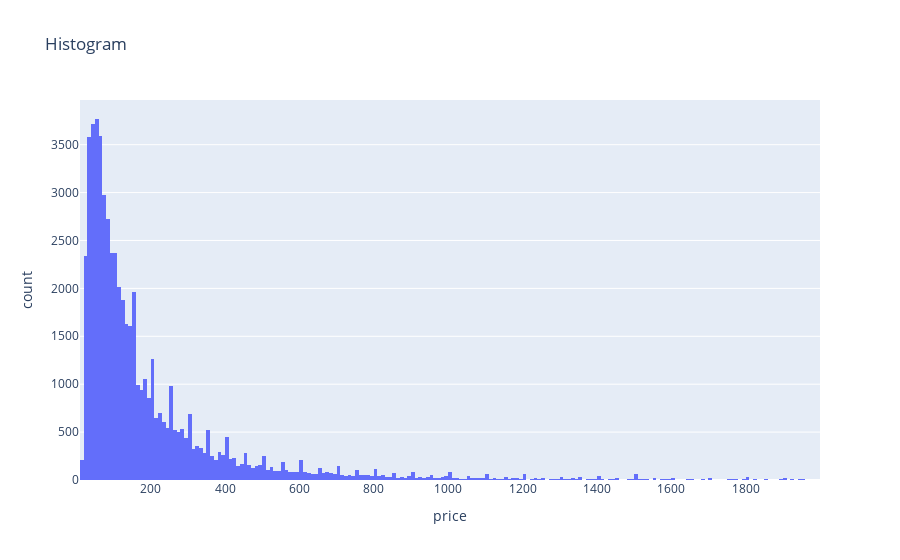

The code cell stored with this chart in its notebook:
### Code cell
px.histogram(df_train, x=target_col, title="Histogram")

### Figure 1 — Plotly figure (JSON) as saved in the notebook; plotly's stock layout.template omitted (floating-point values rounded to 4 significant figures; data arrays with more than 128 entries replaced by an {"elided": "..."} marker saying what was removed)
{"data": [{"alignmentgroup": "True", "bingroup": "x", "hovertemplate": "price=%{x}<br>count=%{y}<extra></extra>", "legendgroup": "", "marker": {"color": "#636efa", "pattern": {"shape": ""}}, "name": "", "offsetgroup": "", "orientation": "v", "showlegend": false, "type": "histogram", "x": {"elided": "57812 int values"}, "xaxis": "x", "yaxis": "y"}], "layout": {"barmode": "relative", "legend": {"tracegroupgap": 0}, "title": {"text": "Histogram"}, "xaxis": {"anchor": "y", "domain": [0, 1], "title": {"text": "price"}}, "yaxis": {"anchor": "x", "domain": [0, 1], "title": {"text": "count"}}}}
